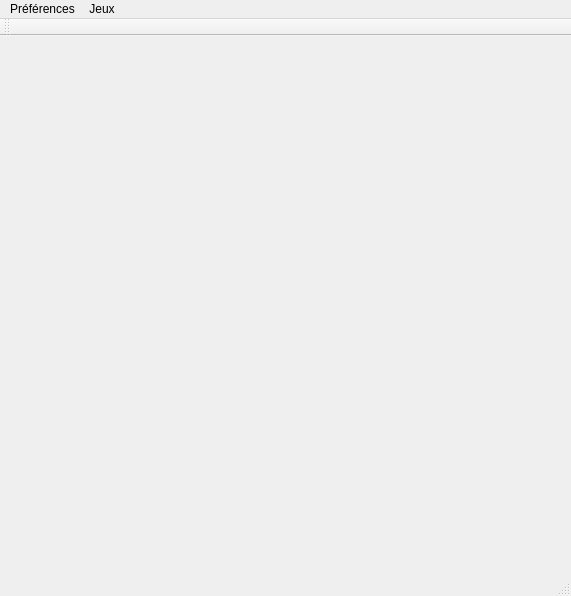
<?xml version="1.0" encoding="UTF-8"?>
<ui version="4.0">
 <class>MainWindow</class>
 <widget class="QMainWindow" name="MainWindow">
  <property name="geometry">
   <rect>
    <x>0</x>
    <y>0</y>
    <width>571</width>
    <height>596</height>
   </rect>
  </property>
  <property name="windowTitle">
   <string>MainWindow</string>
  </property>
  <widget class="QWidget" name="centralWidget"/>
  <widget class="QMenuBar" name="menuBar">
   <property name="geometry">
    <rect>
     <x>0</x>
     <y>0</y>
     <width>571</width>
     <height>25</height>
    </rect>
   </property>
   <widget class="QMenu" name="menuPreferences">
    <property name="title">
     <string>Préférences</string>
    </property>
    <widget class="QMenu" name="menuMode_de_jeux">
     <property name="title">
      <string>Mode de jeux</string>
     </property>
     <addaction name="actionModeDebug"/>
     <addaction name="actionModeNormale"/>
    </widget>
    <widget class="QMenu" name="menuNiveau_IA">
     <property name="title">
      <string>Niveau IA</string>
     </property>
     <addaction name="actionIA_Debutant"/>
     <addaction name="actionIA_Facile"/>
     <addaction name="actionIA_Normal"/>
    </widget>
    <addaction name="menuMode_de_jeux"/>
    <addaction name="menuNiveau_IA"/>
   </widget>
   <widget class="QMenu" name="menuJeux">
    <property name="title">
     <string>Jeux</string>
    </property>
    <addaction name="actionNouvelle_Partie"/>
   </widget>
   <addaction name="menuPreferences"/>
   <addaction name="menuJeux"/>
  </widget>
  <widget class="QStatusBar" name="statusBar"/>
  <widget class="QToolBar" name="toolBar">
   <property name="windowTitle">
    <string>toolBar</string>
   </property>
   <attribute name="toolBarArea">
    <enum>TopToolBarArea</enum>
   </attribute>
   <attribute name="toolBarBreak">
    <bool>false</bool>
   </attribute>
  </widget>
  <action name="actionModeDebug">
   <property name="checkable">
    <bool>true</bool>
   </property>
   <property name="text">
    <string>Debug</string>
   </property>
  </action>
  <action name="actionModeNormale">
   <property name="checkable">
    <bool>true</bool>
   </property>
   <property name="checked">
    <bool>true</bool>
   </property>
   <property name="text">
    <string>Normale</string>
   </property>
  </action>
  <action name="actionIA_Debutant">
   <property name="checkable">
    <bool>true</bool>
   </property>
   <property name="text">
    <string>Débutant</string>
   </property>
  </action>
  <action name="actionIA_Facile">
   <property name="checkable">
    <bool>true</bool>
   </property>
   <property name="checked">
    <bool>false</bool>
   </property>
   <property name="text">
    <string>Facile</string>
   </property>
  </action>
  <action name="actionIA_Normal">
   <property name="checkable">
    <bool>true</bool>
   </property>
   <property name="checked">
    <bool>true</bool>
   </property>
   <property name="text">
    <string>Normal</string>
   </property>
  </action>
  <action name="actionNouvelle_Partie">
   <property name="text">
    <string>Nouvelle Partie</string>
   </property>
  </action>
 </widget>
 <layoutdefault spacing="6" margin="11"/>
 <resources/>
 <connections/>
</ui>
